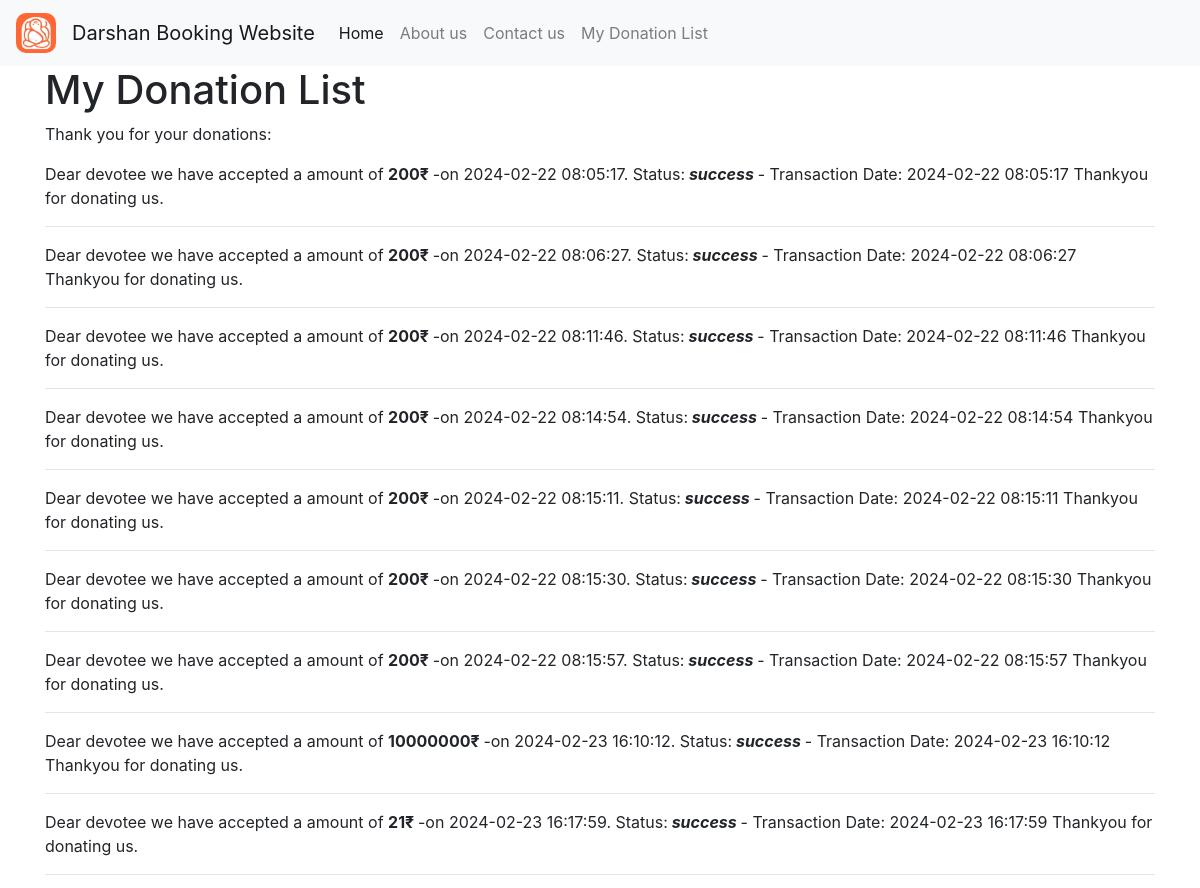
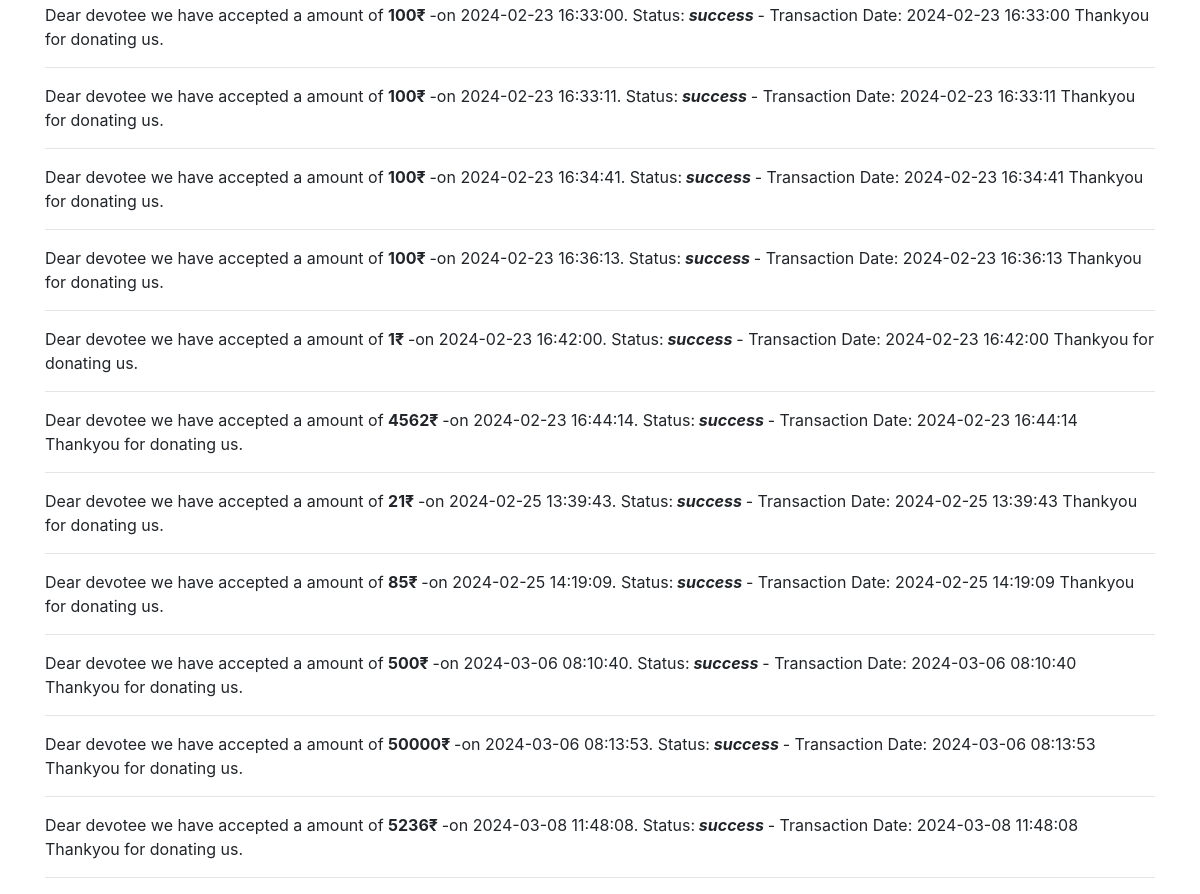
Screenshot of /my_donations.php (signed in) with the database file from the repository (2 pictures, top to bottom).
### tables this page shows
CREATE TABLE `donation` (
  `id` int(25) NOT NULL,
  `email` varchar(255) NOT NULL,
  `amount` int(255) NOT NULL,
  `status` varchar(250) NOT NULL,
  `transcation_date` varchar(250) NOT NULL
);

### my_donations.php (the view, shortened to what this page needs)
<?php
require_once "connect.php";
$userEmail = $_SESSION["email"];
$query = "SELECT * FROM donation WHERE email = '$userEmail'";
$result = mysqli_query($conn, $query);
?>
<!DOCTYPE html>
<html lang="en">
<head>
    <link href="https://cdn.jsdelivr.net/npm/bootstrap@4.6.2/dist/css/bootstrap.min.css" rel="stylesheet">
</head>
<body>
<nav class="navbar navbar-expand-lg navbar-light bg-light">
        <a class="navbar-brand" href="home.php">
          <img src="img/logo1.jpg" style="border-radius: 10px;" width="40" height="40"  alt="logo">
        </a>
      <a class="navbar-brand" href="home.php">Darshan Booking Website</a>
      <div class="collapse navbar-collapse" id="navbarNavDropdown">
        <ul class="navbar-nav">
          <li class="nav-item active">
            <a class="nav-link" href="home.php">Home <span class="sr-only">(current)</span></a>
          </li>
          <li class="nav-item">
            <a class="nav-link" href="about.php">About us</a>
          </li>
          <li class="nav-item">
            <a class="nav-link" href="contact.php">Contact us</a>
          </li>
          <li class="nav-item">
              <a class="nav-link" href="my_donations.php">My Donation List</a>
          </li>
        </ul>
      </div>
    </nav>
    <div class="container">
        <h1>My Donation List</h1>
        <?php
        if (mysqli_num_rows($result) > 0) {
            echo "<p>Thank you for your donations:</p>";
            while ($row = mysqli_fetch_assoc($result)) {
                echo "<p>Dear devotee we have accepted a amount of <b> {$row['amount']}₹ </b> -on  {$row['transcation_date']}. Status:<b><i> {$row['status']} </i></b>- Transaction Date: {$row['transcation_date']} Thankyou for donating us.</p>";
               echo  " <hr>";
            }
        } else {
            echo "<p>No donations found.</p>";
        }
        ?>
    </div>
</body>
</html>

### rows the page displays
donation: amount "200", transcation_date "2024-02-22 08:05:17", status "success"
donation: amount "200", transcation_date "2024-02-22 08:06:27", status "success"
donation: amount "200", transcation_date "2024-02-22 08:11:46", status "success"
donation: amount "200", transcation_date "2024-02-22 08:14:54", status "success"
donation: amount "200", transcation_date "2024-02-22 08:15:11", status "success"
donation: amount "200", transcation_date "2024-02-22 08:15:30", status "success"
donation: amount "200", transcation_date "2024-02-22 08:15:57", status "success"
donation: amount "10000000", transcation_date "2024-02-23 16:10:12", status "success"
donation: amount "21", transcation_date "2024-02-23 16:17:59", status "success"
donation: amount "100", transcation_date "2024-02-23 16:33:00", status "success"
donation: amount "100", transcation_date "2024-02-23 16:33:11", status "success"
donation: amount "100", transcation_date "2024-02-23 16:34:41", status "success"
donation: amount "100", transcation_date "2024-02-23 16:36:13", status "success"
donation: amount "1", transcation_date "2024-02-23 16:42:00", status "success"
donation: amount "4562", transcation_date "2024-02-23 16:44:14", status "success"
donation: amount "21", transcation_date "2024-02-25 13:39:43", status "success"
donation: amount "85", transcation_date "2024-02-25 14:19:09", status "success"
donation: amount "500", transcation_date "2024-03-06 08:10:40", status "success"
donation: amount "50000", transcation_date "2024-03-06 08:13:53", status "success"
donation: amount "5236", transcation_date "2024-03-08 11:48:08", status "success"
